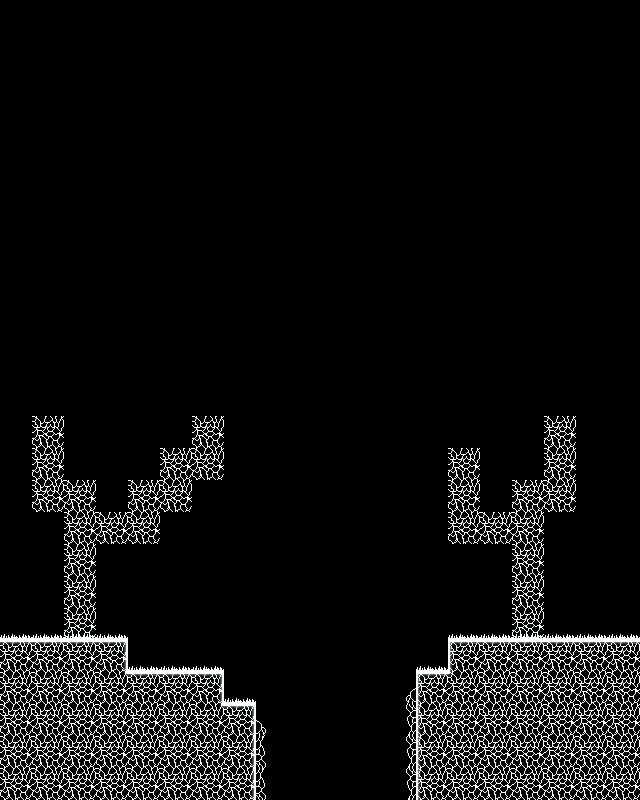

The image is a tile-based game level rendered from a .tmx file. Its description and complete source (layers, tilesets, objects, tile grids) follow:
An orthogonal 20x25 tile map with 32x32 px tiles, 2 tile layers (tilesbg, tilesfg) and 7 objects (3x gamerfish, 2x geiser_up, PlayerSpawn, next_phase).

<map version="1.10" tiledversion="1.11.0" orientation="orthogonal" renderorder="right-down" width="20" height="25" tilewidth="32" tileheight="32" infinite="0" nextlayerid="5" nextobjectid="15">
 <editorsettings>
  <export target="../../assets/data/levels/level_debug.lua" format="lua" />
 </editorsettings>
 <properties>
  <property name="level_filename" value="debug_level" />
  <property name="scrolling" type="bool" value="false" />
 </properties>
 <tileset firstgid="1" name="blocks_tileset" tilewidth="32" tileheight="32" tilecount="48" columns="3">
  <image source="../../assets/images/blocks_tileset.png" width="96" height="512" />
 </tileset>
 <layer id="3" name="tilesbg" width="20" height="25">
  <properties>
   <property name="color" type="float" value="0.4" />
  </properties>
  <data encoding="csv">
0,0,0,0,0,0,0,0,0,0,0,0,0,0,0,0,0,0,0,0,
0,0,0,0,0,0,0,0,0,0,0,0,0,0,0,0,0,0,0,0,
0,0,0,0,0,0,0,0,0,0,0,0,0,0,0,0,0,0,0,0,
0,0,0,0,0,0,0,0,0,0,0,0,0,0,0,0,0,0,0,0,
0,0,0,0,0,0,0,0,0,0,0,0,0,0,0,0,0,0,0,0,
0,0,0,0,0,0,0,0,0,0,0,0,0,0,0,0,0,0,0,0,
0,0,0,0,0,0,0,0,0,0,0,0,0,0,0,0,0,0,0,0,
0,0,0,0,0,0,0,0,0,0,0,0,0,0,0,0,0,0,0,0,
0,0,0,0,0,0,0,0,0,0,0,0,0,0,0,0,0,0,0,0,
0,0,0,0,0,0,0,0,0,0,0,0,0,0,0,0,0,0,0,0,
0,0,0,0,0,0,0,0,0,0,0,0,0,0,0,0,0,0,0,0,
0,0,0,0,0,0,0,0,0,0,0,0,0,0,0,0,0,0,0,0,
0,0,0,0,0,0,0,0,0,0,0,0,0,0,0,0,0,0,0,0,
0,5,0,0,0,0,5,0,0,0,0,0,0,0,0,0,0,5,0,0,
0,5,0,0,0,5,5,0,0,0,0,0,0,0,5,0,0,5,0,0,
0,5,5,0,5,5,0,0,0,0,0,0,0,0,5,0,5,5,0,0,
0,0,5,5,5,0,0,0,0,0,0,0,0,0,5,5,5,0,0,0,
0,0,5,0,0,0,0,0,0,0,0,0,0,0,0,0,5,0,0,0,
0,0,5,0,0,0,0,0,0,0,0,0,0,0,0,0,5,0,0,0,
0,0,5,0,0,0,0,0,0,0,0,0,0,0,0,0,5,0,0,0,
0,0,0,0,0,0,0,0,0,0,0,0,0,0,0,0,0,0,0,0,
0,0,0,0,0,0,0,0,0,0,0,0,0,0,0,0,0,0,0,0,
0,0,0,0,0,0,0,0,0,0,0,0,0,0,0,0,0,0,0,0,
0,0,0,0,0,0,0,0,0,0,0,0,0,0,0,0,0,0,0,0,
0,0,0,0,0,0,0,0,0,0,0,0,0,0,0,0,0,0,0,0
</data>
 </layer>
 <layer id="1" name="tilesfg" width="20" height="25">
  <data encoding="csv">
0,0,0,0,0,0,0,0,0,0,0,0,0,0,0,0,0,0,0,0,
0,0,0,0,0,0,0,0,0,0,0,0,0,0,0,0,0,0,0,0,
0,0,0,0,0,0,0,0,0,0,0,0,0,0,0,0,0,0,0,0,
0,0,0,0,0,0,0,0,0,0,0,0,0,0,0,0,0,0,0,0,
0,0,0,0,0,0,0,0,0,0,0,0,0,0,0,0,0,0,0,0,
0,0,0,0,0,0,0,0,0,0,0,0,0,0,0,0,0,0,0,0,
0,0,0,0,0,0,0,0,0,0,0,0,0,0,0,0,0,0,0,0,
0,0,0,0,0,0,0,0,0,0,0,0,0,0,0,0,0,0,0,0,
0,0,0,0,0,0,0,0,0,0,0,0,0,0,0,0,0,0,0,0,
0,0,0,0,0,0,0,0,0,0,0,0,0,0,0,0,0,0,0,0,
0,0,0,0,0,0,0,0,0,0,0,0,0,0,0,0,0,0,0,0,
0,0,0,0,0,0,0,0,0,0,0,0,0,0,0,0,0,0,0,0,
0,0,0,0,0,0,0,0,0,0,0,0,0,0,0,0,0,0,0,0,
0,0,0,0,0,0,0,0,0,0,0,0,0,0,0,0,0,0,0,0,
0,0,0,0,0,0,0,0,0,0,0,0,0,0,0,0,0,0,0,0,
0,0,0,0,0,0,0,0,0,0,0,0,0,0,0,0,0,0,0,0,
0,0,0,0,0,0,0,0,0,0,0,0,0,0,0,0,0,0,0,0,
0,0,0,0,0,0,0,0,0,0,0,0,0,0,0,0,0,0,0,0,
0,0,0,0,0,0,0,0,0,0,0,0,0,0,0,0,0,0,0,0,
21,21,21,21,0,0,0,0,0,0,0,0,0,0,21,21,21,21,21,21,
2,2,2,3,21,21,21,0,0,0,0,0,0,21,1,2,2,2,2,2,
5,5,5,18,2,2,3,21,0,0,0,0,48,1,17,5,5,5,5,5,
5,5,5,5,5,5,18,3,42,0,0,0,36,4,5,5,5,5,5,5,
5,5,5,5,5,5,5,6,34,0,0,0,36,4,5,5,5,5,5,5,
5,5,5,5,5,5,5,6,34,0,0,0,36,4,5,5,5,5,5,5
</data>
 </layer>
 <objectgroup id="2" name="objects">
  <object id="3" name="PlayerSpawn" x="288" y="32" width="32" height="32" />
  <object id="8" name="geiser_up" x="160" y="640" width="32" height="32" />
  <object id="10" name="next_phase" x="256" y="768" width="160" height="33" />
  <object id="11" name="gamerfish" x="544" y="288" width="32" height="32" />
  <object id="12" name="geiser_up" x="546" y="606" width="32" height="32" />
  <object id="13" name="gamerfish" x="64" y="352" width="32" height="32" />
  <object id="14" name="gamerfish" x="480" y="160" width="32" height="32" />
 </objectgroup>
</map>
